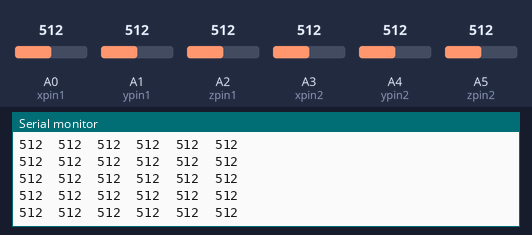
The sketch below on a simulated Arduino Uno, built with avr-gcc and run on an emulated ATmega328P. On the bench: the last lines printed to the serial monitor. The test bench sets the inputs (shaded band); at power-on: A0 (xpin1) = 512, A1 (ypin1) = 512, A2 (zpin1) = 512, A3 (xpin2) = 512, A4 (ypin2) = 512, A5 (zpin2) = 512.

Above: at 1.2 s.
1.3 s: A0 (xpin1) set to 107
At 2.4 s:
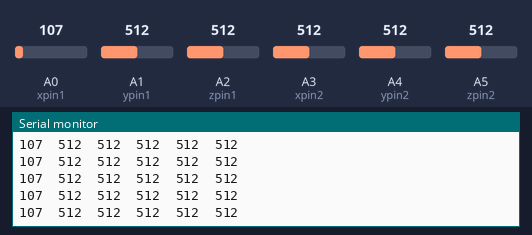
2.8 s: A0 (xpin1) set to 95
At 3.9 s:
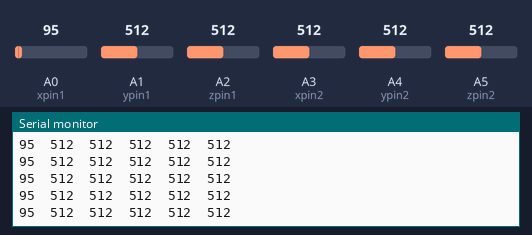
Timing chart, 0 to 5.8 s (numbered marks = the images above; inputs shaded):
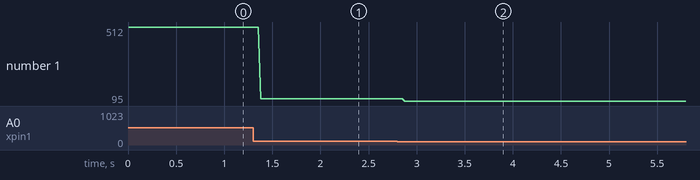

Measured:
- after the input at 1.3 s, the serial monitor: prints a new line after 0.08 s (image 1)
- after the input at 2.8 s, the serial monitor: prints a new line after 0.08 s (image 2)
- plotted number 1: 512 → 107 after the input at 1.3 s, 107 → 95 after the input at 2.8 s

The sketch:

ADXL335_setup_1.ino
```cpp
const int xpin1 = A0;
const int ypin1 = A1;
const int zpin1 = A2;

const int xpin2 = A3;
const int ypin2 = A4;
const int zpin2 = A5;

//const int xpin3 = A6;
//const int ypin3 = A7;
//const int zpin3 = A8;

//const int xpin4 = A9;
//const int ypin4 = A10;
//const int zpin4 = A11;

void setup() {
  Serial.begin(9600);
  // put your setup code here, to run once:
}

void loop() {
  // put your main code here, to run repeatedly:
  int x1 = analogRead(xpin1);
  delay(1);
  int y1 = analogRead(ypin1);
  delay(1);
  int z1 = analogRead(zpin1);
  delay(1);

  int x2 = analogRead(xpin2);
  delay(1);
  int y2 = analogRead(ypin2);
  delay(1);
  int z2 = analogRead(zpin2);
  delay(1);

  //int x3 = analogRead(xpin3);
  //delay(1);
  //int y3 = analogRead(ypin3);
  //delay(1);
 // int z3 = analogRead(zpin3);
  //delay(1);

 // int x4 = analogRead(xpin4);
  //delay(1);
  //int y4 = analogRead(ypin4);
  //delay(1);
  //int z4 = analogRead(zpin4);


  Serial.print(x1); Serial.print("\t"); Serial.print(y1); Serial.print("\t"); Serial.print(z1); Serial.print("\t");

  Serial.print(x2); Serial.print("\t"); Serial.print(y2); Serial.print("\t"); Serial.print(z2); Serial.print("\n");

  //Serial.print(x3); Serial.print("\t"); Serial.print(y3); Serial.print("\t"); Serial.print(z3); Serial.print("\t");

  //Serial.print(x4); Serial.print("\t"); Serial.print(y4); Serial.print("\t"); Serial.print(z4); Serial.print("\n");


}
```
